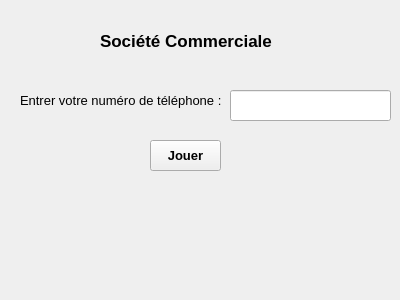
<?xml version="1.0" encoding="UTF-8"?>
<ui version="4.0">
 <class>Form</class>
 <widget class="QWidget" name="Form">
  <property name="geometry">
   <rect>
    <x>0</x>
    <y>0</y>
    <width>400</width>
    <height>300</height>
   </rect>
  </property>
  <property name="windowTitle">
   <string>Form</string>
  </property>
  <widget class="QLabel" name="label">
   <property name="geometry">
    <rect>
     <x>100</x>
     <y>20</y>
     <width>181</width>
     <height>41</height>
    </rect>
   </property>
   <property name="font">
    <font>
     <pointsize>13</pointsize>
     <weight>75</weight>
     <bold>true</bold>
    </font>
   </property>
   <property name="text">
    <string>Société Commerciale</string>
   </property>
  </widget>
  <widget class="QLabel" name="label_2">
   <property name="geometry">
    <rect>
     <x>20</x>
     <y>80</y>
     <width>211</width>
     <height>41</height>
    </rect>
   </property>
   <property name="font">
    <font>
     <pointsize>10</pointsize>
    </font>
   </property>
   <property name="text">
    <string>Entrer votre numéro de téléphone :</string>
   </property>
  </widget>
  <widget class="QLineEdit" name="noumrou">
   <property name="geometry">
    <rect>
     <x>230</x>
     <y>90</y>
     <width>161</width>
     <height>31</height>
    </rect>
   </property>
  </widget>
  <widget class="QPushButton" name="pushButton">
   <property name="geometry">
    <rect>
     <x>150</x>
     <y>140</y>
     <width>71</width>
     <height>31</height>
    </rect>
   </property>
   <property name="font">
    <font>
     <pointsize>10</pointsize>
     <weight>75</weight>
     <bold>true</bold>
    </font>
   </property>
   <property name="text">
    <string>Jouer</string>
   </property>
  </widget>
  <widget class="QLabel" name="affichage">
   <property name="geometry">
    <rect>
     <x>60</x>
     <y>190</y>
     <width>231</width>
     <height>41</height>
    </rect>
   </property>
   <property name="text">
    <string/>
   </property>
  </widget>
 </widget>
 <resources/>
 <connections/>
</ui>
